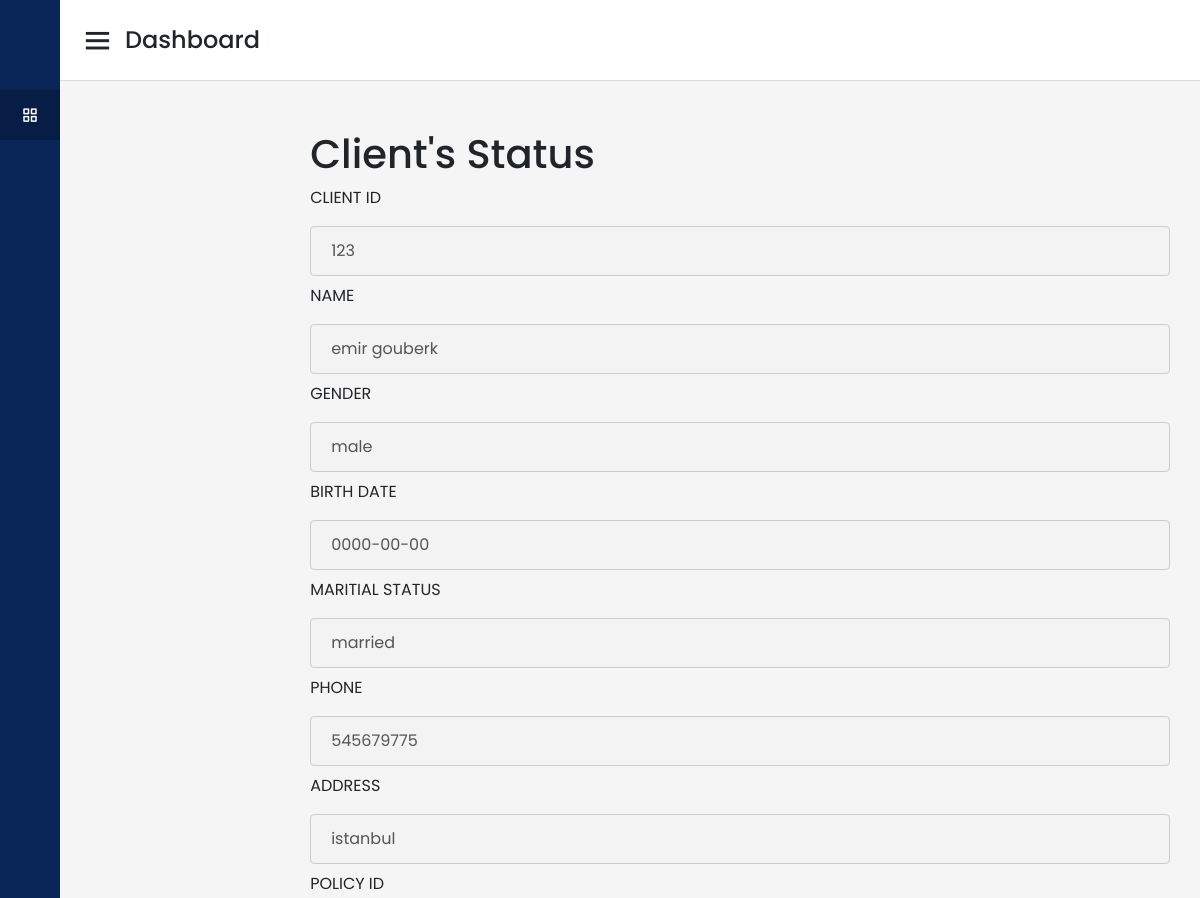
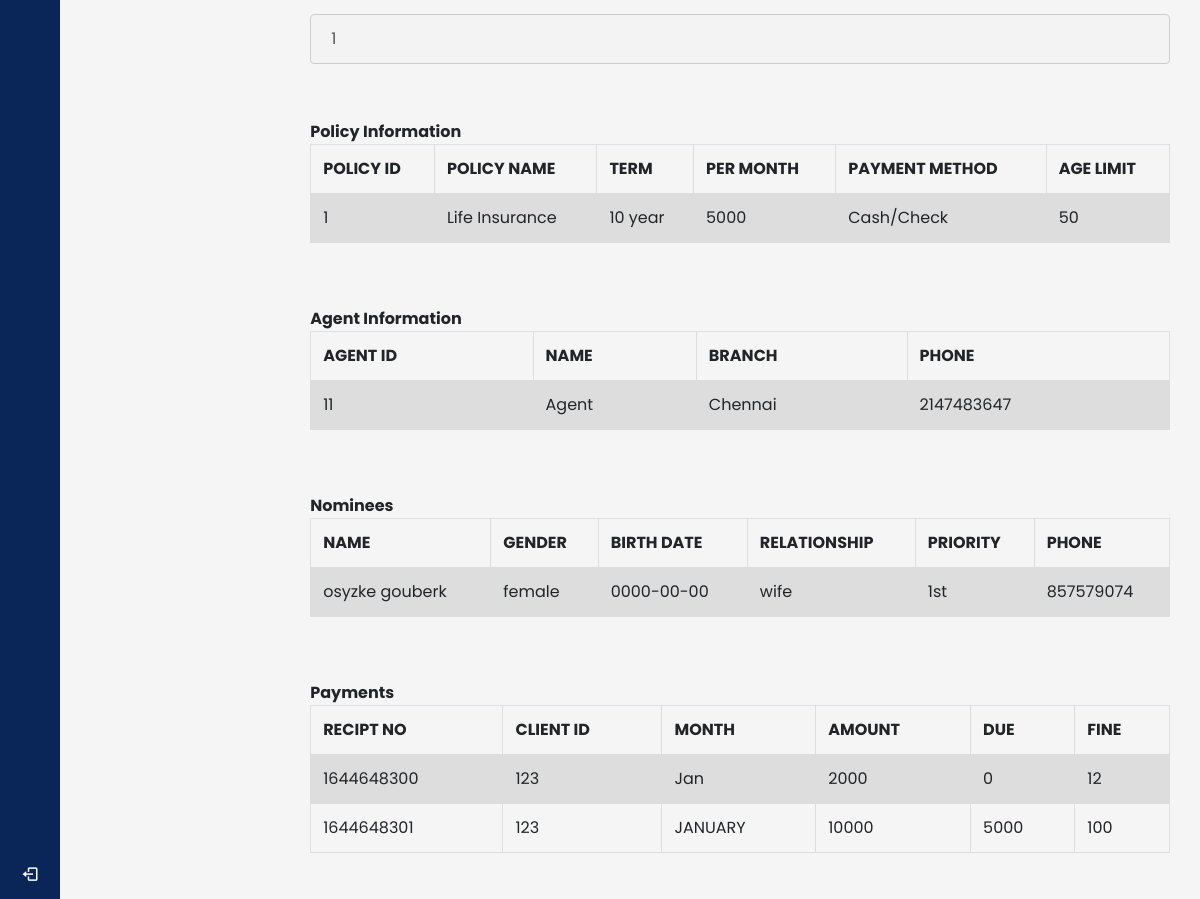
/client/chome.php (signed in), run on the app's committed database (2 pictures, top to bottom).
### tables this page shows
CREATE TABLE `client` (
  `client_id` int(11) NOT NULL,
  `client_password` varchar(30) NOT NULL,
  `name` varchar(50) NOT NULL,
  `gender` varchar(20) NOT NULL,
  `birth_date` date NOT NULL,
  `marital_status` varchar(30) NOT NULL,
  `phone` int(11) NOT NULL,
  `address` varchar(100) NOT NULL,
  `policy_id` int(11) NOT NULL,
  `agent_id` int(11) NOT NULL
);

CREATE TABLE `policy` (
  `policy_id` int(11) NOT NULL,
  `term` varchar(50) NOT NULL,
  `per_month` varchar(50) NOT NULL,
  `policy_name` varchar(50) NOT NULL,
  `payment_method` varchar(50) NOT NULL,
  `coverage` varchar(30) NOT NULL,
  `age_limit` int(11) NOT NULL
);

CREATE TABLE `agent` (
  `agent_id` int(11) NOT NULL,
  `agent_password` varchar(30) NOT NULL,
  `name` varchar(50) NOT NULL,
  `branch` varchar(50) NOT NULL,
  `phone` int(11) NOT NULL
);

CREATE TABLE `nominee` (
  `nominee_id` int(11) NOT NULL,
  `client_id` int(11) NOT NULL,
  `name` varchar(30) NOT NULL,
  `gender` varchar(20) NOT NULL,
  `birth_date` date NOT NULL,
  `relationship` varchar(30) NOT NULL,
  `priority` varchar(20) NOT NULL,
  `phone` int(11) NOT NULL
);

CREATE TABLE `payment` (
  `recipt_no` int(11) NOT NULL,
  `client_id` int(11) NOT NULL,
  `month` varchar(50) NOT NULL,
  `amount` int(11) NOT NULL,
  `due` int(11) NOT NULL,
  `fine` int(11) NOT NULL,
  `agent_id` int(11) NOT NULL
);

### client/chome.php (the view, shortened to what this page needs)
<?php include('includes/header.php'); ?>
<?php include('includes/sidebar.php'); ?>
<?php include "connection.php"  ?>
        <div id="page-wrapper">
                <div class="row">
                    <div class="col-md-12">
                        <h1 class="page-head-line">Client's Status</h1>
<?php
	$client_id = $_SESSION["username"];
	$sql = "SELECT * from client where client_id='$client_id'";
	$result = $conn->query($sql);
	$policy_id = "";
	while($row = $result->fetch_assoc()) {
?>
<?php
		echo "<label for=\"fname\">CLIENT ID</label>";
	    echo "<input disabled type=\"text\" client_id=\"fname\" name=\"client_id\" placeholder=\"Your id..\" value=\"$row[client_id]\">";
		echo "<label for=\"fname\">NAME</label>";
	    echo "<input disabled type=\"text\" client_id=\"fname\" name=\"name\" placeholder=\"Your Name..\" value=\"$row[name]\">";
		echo "<label for=\"fname\">GENDER</label>";
		echo "<input disabled type=\"text\" client_id=\"fname\" name=\"gender\" placeholder=\"Your Gender..\" value=\"$row[gender]\">";
		echo "<label for=\"fname\">BIRTH DATE</label>";
		echo "<input disabled type=\"text\" client_id=\"fname\" name=\"birth_date\" placeholder=\"Your Birth Date..\" value=\"$row[birth_date]\">";
		echo "<label for=\"fname\">MARITIAL STATUS</label>";
		echo "<input disabled type=\"text\" client_id=\"fname\" name=\"marital_status\" placeholder=\"Your Maritial Status..\" value=\"$row[marital_status]\">";
		echo "<label for=\"fname\">PHONE</label>";
		echo "<input disabled type=\"text\" client_id=\"fname\" name=\"phone\" placeholder=\"Your Phone..\" value=\"$row[phone]\">";
		echo "<label for=\"fname\">ADDRESS</label>";
		echo "<input disabled type=\"text\" client_id=\"fname\" name=\"address\" placeholder=\"Your Address..\" value=\"$row[address]\">";
		echo "<label for=\"fname\">POLICY ID</label>";
		echo "<input disabled type=\"text\" client_id=\"fname\" name=\"policy_id\" placeholder=\"policy id..\" value=\"$row[policy_id]\">";
		$policy_id = $row["policy_id"];
		$c_id      = $row["client_id"];
		$agent_id  = $row["agent_id"];
    }
		echo "<br>\n";
	    echo "<br>\n";
	$sql = "SELECT policy_id,term,per_month,policy_name,payment_method, age_limit FROM policy where policy_id ='$policy_id'";
	$result = $conn->query($sql);
	echo "<table class=\"table\">\n";
    echo "  <tr>\n";
    echo "    <th>POLICY ID</th>\n";
    echo "    <th>POLICY NAME</th>\n";
	echo "    <th>TERM</th>\n";
    echo "    <th>PER MONTH</th>\n";
	echo "    <th>PAYMENT METHOD</th>\n";
    echo "    <th>AGE LIMIT</th>\n";
    echo "  </tr>";
	if ($result->num_rows > 0) {
	while($row = $result->fetch_assoc()) {
		echo "<tr>\n";
		echo "    <td>".$row["policy_id"]."</td>\n";
		echo "    <td>".$row["policy_name"]."</td>\n";
		echo "    <td>".$row["term"]."</td>\n";
		echo "    <td>".$row["per_month"]."</td>\n";
		echo "    <td>".$row["payment_method"]."</td>\n";
		echo "    <td>".$row["age_limit"]."</td>\n";
	}
	}
	?>
	</div>
	<?php
	echo "<br>\n";
	echo '<b>Policy Information</b>';
	$sql = "SELECT agent_id, name ,branch, phone FROM agent where agent_id='$agent_id'";
	$result = $conn->query($sql);
	echo "<table class=\"table\">\n";
    echo "  <tr>\n";
    echo "    <th>AGENT ID</th>\n";
    echo "    <th>NAME</th>\n";
    echo "    <th>BRANCH</th>\n";
    echo "    <th>PHONE</th>\n";
    echo "  </tr>";
	if ($result->num_rows > 0) {
	while($row = $result->fetch_assoc()) {
		echo "<tr>\n";
		echo "    <td>".$row["agent_id"]."</td>\n";
		echo "    <td>".$row["name"]."</td>\n";
		echo "    <td>".$row["branch"]."</td>\n";
		echo "    <td>".$row["phone"]."</td>\n";
	}
	}
	echo "<br>\n";
	echo "<br>\n";
		echo '<b>Agent Information</b>';
	$sql = "SELECT * FROM nominee where client_id='$c_id'";
	$result = $conn->query($sql);
	echo "<table class=\"table\">\n";
    echo "  <tr>\n";
    echo "    <th>NAME</th>\n";
    echo "    <th>GENDER</th>\n";
    echo "    <th>BIRTH DATE</th>\n";
	echo "    <th>RELATIONSHIP</th>\n";
	echo "    <th>PRIORITY</th>\n";
    echo "    <th>PHONE</th>\n";
    echo "  </tr>";
	if ($result->num_rows > 0) {
	while($row = $result->fetch_assoc()) {
		echo "<tr>\n";
		echo "    <td>".$row["name"]."</td>\n";
		echo "    <td>".$row["gender"]."</td>\n";
		echo "    <td>".$row["birth_date"]."</td>\n";
		echo "    <td>".$row["relationship"]."</td>\n";
		echo "    <td>".$row["priority"]."</td>\n";
		echo "    <td>".$row["phone"]."</td>\n";
	}
	}
	echo "<br>\n";
	echo "<br>\n";
	echo '<b>Nominees</b>';
	$sql = "SELECT * FROM payment where client_id='$c_id'";
	$result = $conn->query($sql);
	echo "<table class=\"table\">\n";
    echo "  <tr>\n";
    echo "    <th>RECIPT NO</th>\n";
    echo "    <th>CLIENT ID</th>\n";
    echo "    <th>MONTH</th>\n";
    echo "    <th>AMOUNT</th>\n";
	echo "    <th>DUE</th>\n";
    echo "    <th>FINE</th>\n";
    echo "  </tr>";
	if ($result->num_rows > 0) {
	while($row = $result->fetch_assoc()) {
		echo "<tr>\n";
		echo "    <td>".$row["recipt_no"]."</td>\n";
		echo "    <td>".$row["client_id"]."</td>\n";
		echo "    <td>".$row["month"]."</td>\n";
		echo "    <td>".$row["amount"]."</td>\n";
		echo "    <td>".$row["due"]."</td>\n";
		echo "    <td>".$row["fine"]."</td>\n";
	}
	}
	echo "<br>\n";
	echo "<br>\n";
	echo '<b>Payments</b>';
	echo "</table>\n";
?>
                </div>
        </div>
</body>
</html>

### client/adminhome.css (style rules this page uses)
* { margin: 0; padding: 0; box-sizing: border-box; font-family: 'Poppins', sans-serif; }
input[type=text], select { width: 100%; padding: 12px 20px; margin: 8px 0; display: inline-block; border: 1px solid #ccc; border-radius: 4px; box-sizing: border-box; }
table { font-family: arial, sans-serif; border-collapse: collapse; width: 100%; }
td, th { border: 1px solid #dddddd; text-align: left; padding: 8px; }
tr:nth-child(even) { background-color: #dddddd; }
#page-wrapper { padding-top: 100px; }
.row { padding:30px; margin-left: 18%; }

### client/chome.php (style rules this page uses)
.row { padding:30px; margin-left: 18%; }

### data on the page
client: client_id "123", name "emir gouberk", gender "male", birth_date "0000-00-00", marital_status "married", phone "545679775", address "istanbul", policy_id "1"
policy: policy_id "1", policy_name "Life Insurance", term "10 year", per_month "5000", payment_method "Cash/Check", age_limit "50"
agent: agent_id "11", name "Agent", branch "Chennai", phone "2147483647"
nominee: name "osyzke gouberk", gender "female", birth_date "0000-00-00", relationship "wife", priority "1st", phone "857579074"
payment: recipt_no "1644648300", client "123", month "Jan", amount "2000", due "0", fine "12"
payment: recipt_no "1644648301", client "123", month "JANUARY", amount "10000", due "5000", fine "100"
